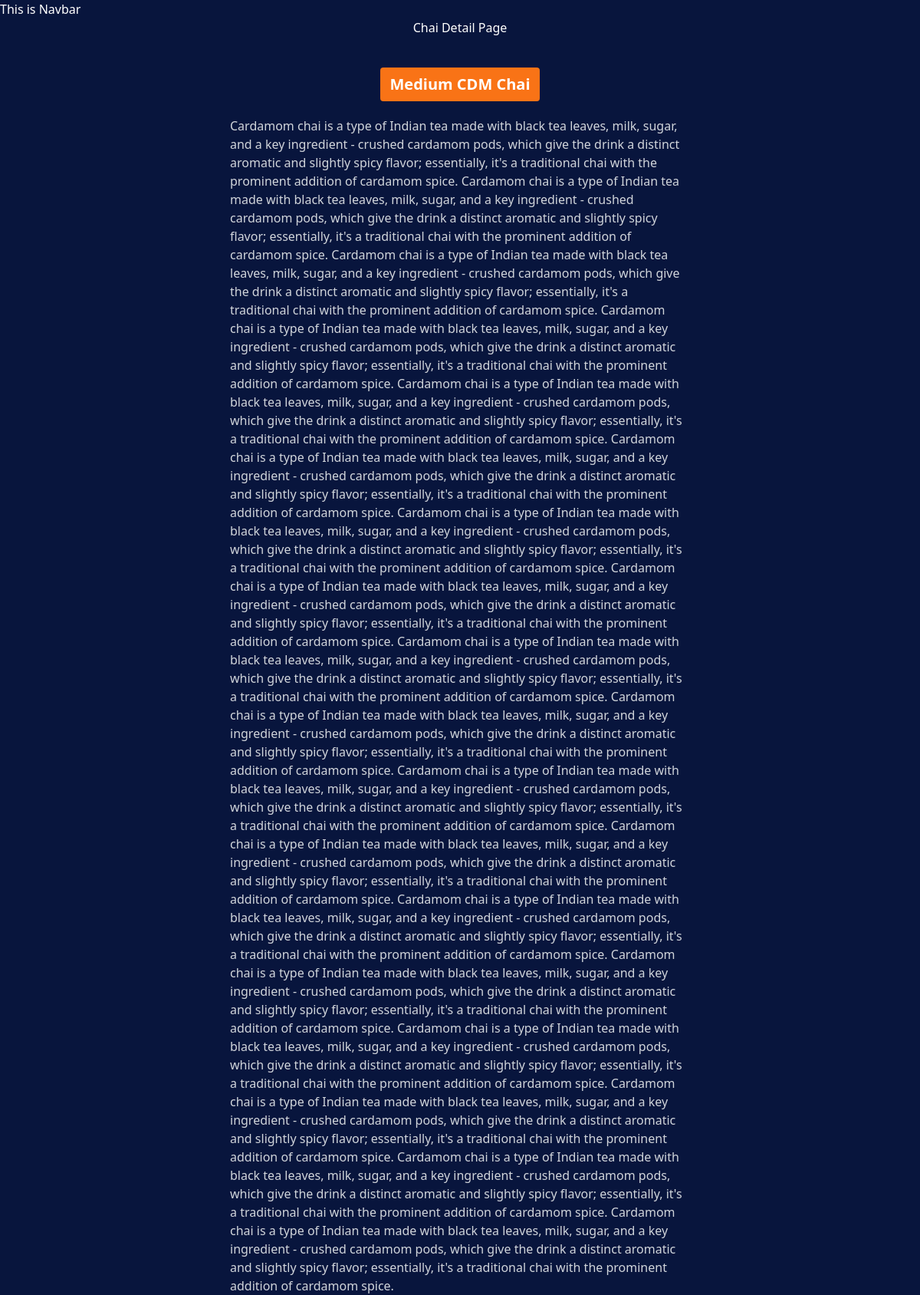
The app's page /chai/3 with its own data.
### chai/models.py (models this page shows, shortened)
class ChaiVariety(models.Model):
    CHAI_TYPE_CHOICE = [
        ('ML', 'Masala Chai'),
        ('GC', 'Ginger Chai'),
        ('KC', 'Kadak Chai'),
        ('CC', 'Cardamom Chai'),
        ('SC', 'Sulemani Chai'),
    ]
    name = models.CharField(max_length=100)
    image = models.ImageField(upload_to='chais/')
    date_added = models.DateTimeField(default=timezone.now)
    type = models.CharField(max_length=2, choices=CHAI_TYPE_CHOICE)
    description = models.TextField(default='')

### chai/views.py (the view)
# urls.py: path('<int:chai_id>', views.chai_detail, name='chai_detail'),
def chai_detail(request, chai_id):
    chai = get_object_or_404(ChaiVariety, pk=chai_id)
    return render(request, 'chai/chai_detail.html', {'chai': chai})

### chai/templates/chai/chai_detail.html (shortened to what this page needs)
{% extends "layout.html" %}
{% block content %}
    <h1>Chai Detail Page</h1>
    <div class = "mt-10 flex justify-center items-center">
        <div class=" bg-orange-500 rounded py-2 px-3 text-xl font-bold">
            {{chai.name}}
        </div>
    </div>
    <div class="mt-5 ml-[25%] mr-[25%] text-gray-300 flex justify-center items-center">
        {{chai.description}}
    </div>
{% endblock %}

### static/style.css (style rules this page uses)
body { background-color: #08153d; color: #FFFFFF; }
h1 { text-align: center; font-size: 2em; }

### records on screen
ChaiVariety: name "Medium CDM Chai", description "Cardamom chai is a type of Indian tea made with black tea leaves, milk, sugar, and a key ingredient - crushed cardamom pods, which give the drink a distinct aromatic and slightly spicy flavor; essentially, it's a traditional chai with the prominent addition of cardamom spice. Cardamom chai is a type of Indian tea made with black tea leaves, milk, sugar, and a key ingredient - crushed cardamom pods, which give the drink a distinct aromatic and slightly spicy flavor; essentially, it's a traditional chai with the prominent addition of cardamom spice. Cardamom chai is a type of Indian tea made with black tea leaves, milk, sugar, and a key ingredient - crushed cardamom pods, which give the drink…"
